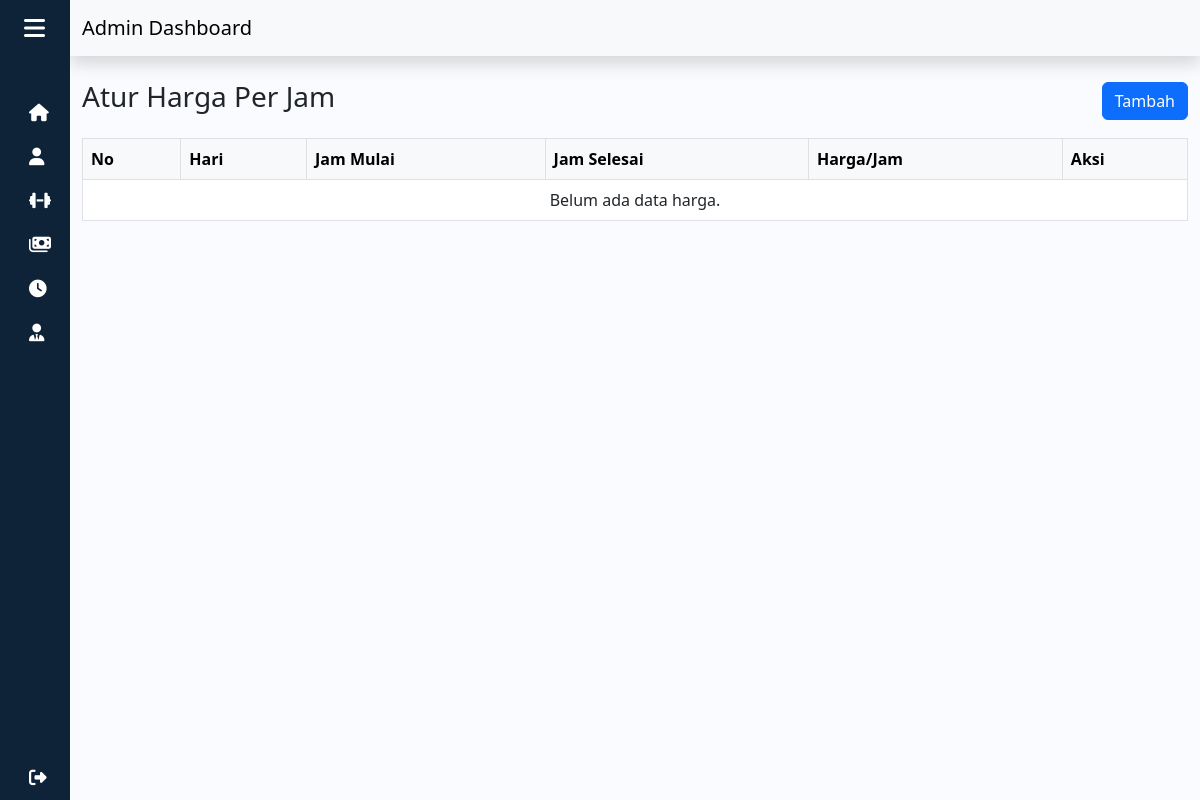
Before: /admin/harga.php (signed in) with the older database file.
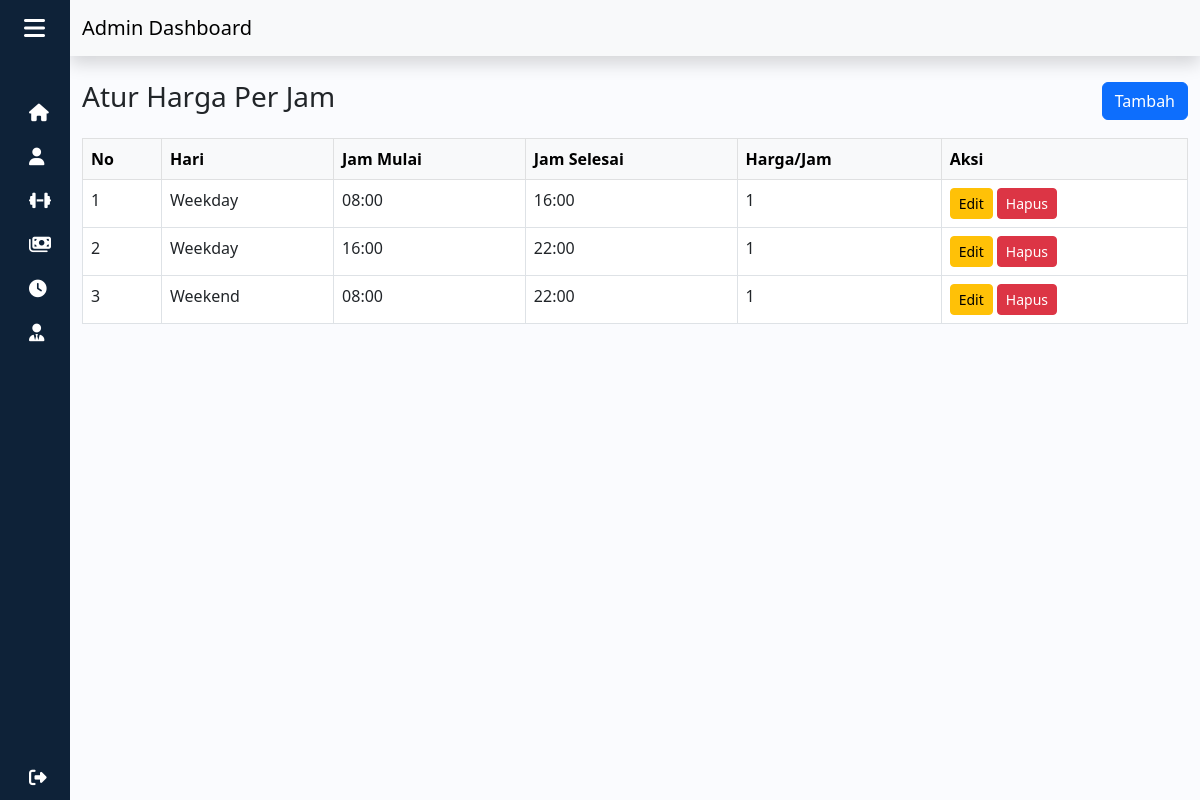
After: the same page with the newer database file.
### tables this page shows
CREATE TABLE `harga_212279` (
  `212279_id_harga` int(11) NOT NULL,
  `212279_hari` varchar(10) NOT NULL,
  `212279_jam_mulai` int(11) NOT NULL,
  `212279_jam_selesai` int(11) NOT NULL,
  `212279_harga` int(11) NOT NULL
);

### functions.php (called while the page is built, shortened)
<?php
$conn = mysqli_connect("localhost", "root", "", "dbfutsal");
function query($query)
{
  global $conn;
  $result = mysqli_query($conn, $query);
  $rows = [];
  while ($row = mysqli_fetch_assoc($result)) {
    $rows[] = $row;
  }
  return $rows;
}

### admin/harga.php (the view, shortened to what this page needs)
<?php
require "../functions.php";
$rules = query("SELECT * FROM harga_212279 ORDER BY 212279_hari, 212279_jam_mulai");
?>
<!DOCTYPE html>
<html lang="en">
<head>
  <link rel="stylesheet" href="../style.css">
  <link rel="stylesheet" href="https://cdnjs.cloudflare.com/ajax/libs/font-awesome/6.4.0/css/all.min.css">
  <link href="https://cdn.lineicons.com/4.0/lineicons.css" rel="stylesheet" />
  <link href="https://cdn.jsdelivr.net/npm/bootstrap@5.3.0-alpha1/dist/css/bootstrap.min.css" rel="stylesheet">
</head>
<body>
  <div class="wrapper">
    <aside id="sidebar">
      <div class="d-flex">
        <button class="toggle-btn" type="button">
          <i class="fa-solid fa-bars"></i>
        </button>
      </div>
      <ul class="sidebar-nav">
        <li class="sidebar-item">
          <a href="home.php" class="sidebar-link">
            <i class="fa-solid fa-house"></i>
          </a>
        </li>
        <li class="sidebar-item">
          <a href="member.php" class="sidebar-link">
            <i class="fa-solid fa-user"></i>
          </a>
        </li>
        <li class="sidebar-item">
          <a href="lapangan.php" class="sidebar-link">
            <i class="fa-solid fa-dumbbell"></i>
          </a>
        </li>
        <li class="sidebar-item">
          <a href="pesan.php" class="sidebar-link">
            <i class="fa-solid fa-money-bills"></i>
          </a>
        </li>
        <li class="sidebar-item">
          <a href="harga.php" class="sidebar-link">
            <i class="fa-solid fa-clock"></i>
          </a>
        </li>
        <li class="sidebar-item">
          <a href="admin.php" class="sidebar-link">
            <i class="fa-solid fa-user-tie"></i>
          </a>
        </li>
      </ul>
      <div class="sidebar-footer">
        <a href="../logout.php" class="sidebar-link">
          <i class="fa-solid fa-right-from-bracket"></i>
        </a>
      </div>
    </aside>
    <div class="main">
      <nav class="navbar bg-light shadow">
        <div class="container-fluid">
          <a class="navbar-brand" href="#">Admin Dashboard</a>
        </div>
      </nav>
      <div class="container mt-4">
        <div class="d-flex justify-content-between align-items-center mb-3">
          <h3>Atur Harga Per Jam</h3>
          <button class="btn btn-primary" data-bs-toggle="modal" data-bs-target="#tambahHargaModal">Tambah</button>
        </div>
        <div class="table-responsive">
          <table class="table table-bordered">
            <thead class="table-light">
              <tr>
                <th>No</th>
                <th>Hari</th>
                <th>Jam Mulai</th>
                <th>Jam Selesai</th>
                <th>Harga/Jam</th>
                <th>Aksi</th>
              </tr>
            </thead>
            <tbody>
              <?php if (count($rules) === 0): ?>
                <tr><td colspan="6" class="text-center">Belum ada data harga.</td></tr>
              <?php endif; ?>
              <?php $i = 1; ?>
              <?php foreach ($rules as $row): ?>
                <tr>
                  <td><?= $i++; ?></td>
                  <td><?= $row['212279_hari'] === 'weekend' ? 'Weekend' : 'Weekday'; ?></td>
                  <td><?= sprintf('%02d:00', $row['212279_jam_mulai']); ?></td>
                  <td><?= sprintf('%02d:00', $row['212279_jam_selesai']); ?></td>
                  <td><?= $row['212279_harga']; ?></td>
                  <td>
                    <button class="btn btn-sm btn-warning" data-bs-toggle="modal" data-bs-target="#editHarga<?= $row['212279_id_harga']; ?>">Edit</button>
                    <a href="controller/hapusHarga.php?id=<?= $row['212279_id_harga']; ?>" class="btn btn-sm btn-danger">Hapus</a>
                  </td>
                </tr>
              <?php endforeach; ?>
            </tbody>
          </table>
        </div>
      </div>
    </div>
  </div>
</body>
</html>

### style.css (style rules this page uses)
:root { --primary: #EB5A3C; --hover: #EB5A3C; --bg: #eeeeee; }
a { text-decoration: none; }
li { list-style: none; }
body { font-family: 'Poppins', sans-serif; }
.wrapper { display: flex; }
.main { min-height: 100vh; width: 100%; overflow: hidden; transition: all 0.35s ease-in-out; background-color: #fafbfe; }
#sidebar { width: 70px; min-width: 70px; z-index: 1000; transition: all .25s ease-in-out; background-color: #0e2238; display: flex; flex-direction: column; }
.toggle-btn { background-color: transparent; cursor: pointer; border: 0; padding: 1rem 1.5rem; }
.toggle-btn i { font-size: 1.5rem; color: #FFF; }
.sidebar-nav { padding: 2rem 0; flex: 1 1 auto; }
a.sidebar-link { text-decoration: none !important; padding: .625rem 1.625rem; color: #FFF; display: block; font-size: 1rem; white-space: nowrap; border-left: 3px solid transparent; }
.sidebar-link i { font-size: 1.1rem; margin-right: .75rem; }
.sidebar-item { position: relative; }

Changed rows visible on the page:
added harga_212279: 212279_hari "Weekday", 212279_jam_mulai "08", 212279_jam_selesai "16", 212279_harga "1"
added harga_212279: 212279_hari "Weekday", 212279_jam_mulai "16", 212279_jam_selesai "22", 212279_harga "1"
added harga_212279: 212279_hari "Weekend", 212279_jam_mulai "08", 212279_jam_selesai "22", 212279_harga "1"
Other visible differences:
text no longer shown: "Belum ada data harga."
